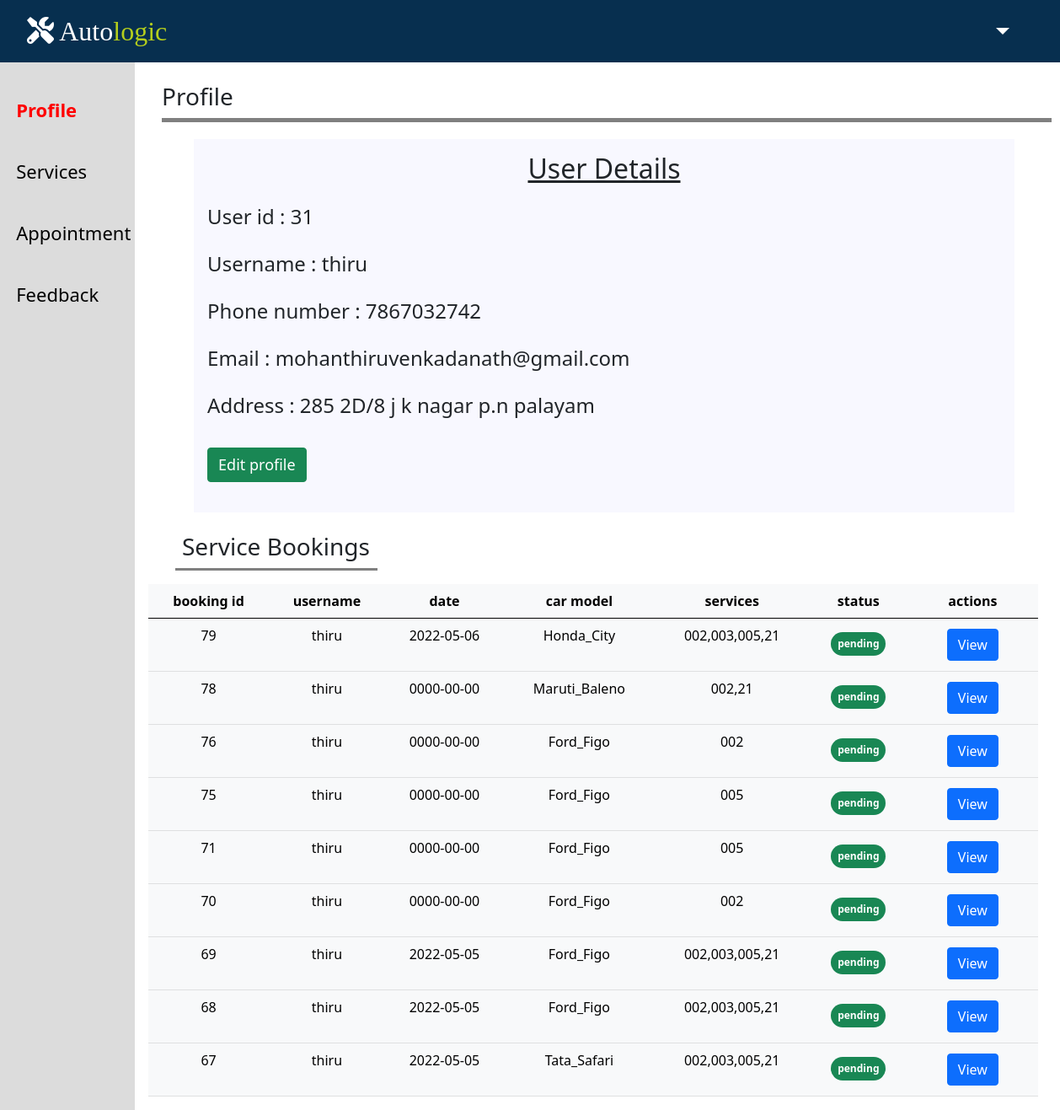
The app's page /client/client-profile.php?profile=thiru with its own data.
### tables this page shows
CREATE TABLE `users` (
  `id` int(100) NOT NULL,
  `username` varchar(100) NOT NULL,
  `number` varchar(10) NOT NULL,
  `email` varchar(100) NOT NULL,
  `address` varchar(100) NOT NULL,
  `password` varchar(10) NOT NULL
);

CREATE TABLE `booking` (
  `booking_id` int(100) NOT NULL,
  `username` varchar(100) NOT NULL,
  `number` varchar(10) NOT NULL,
  `email` varchar(100) NOT NULL,
  `address` varchar(100) NOT NULL,
  `date` date NOT NULL,
  `car_manufacturer` varchar(100) NOT NULL,
  `car_model` varchar(100) NOT NULL,
  `car_reg_num` varchar(20) NOT NULL,
  `kilo_met_driven` varchar(10) NOT NULL,
  `services` varchar(100) NOT NULL,
  `pickup_drop` varchar(10) NOT NULL,
  `status` varchar(15) NOT NULL DEFAULT 'pending',
  `booking_time` varchar(100) NOT NULL DEFAULT current_timestamp()
);

### client/client-profile.php (the view, shortened to what this page needs)
<?php
    $connection = mysqli_connect('localhost', 'root', '', 'service_appointment') or die("connection failed") . mysqli_connect_error();
    if(isset($_GET['profile'])){
      $username = $_GET['profile'];
      $sql = "SELECT * FROM `users` WHERE `username` = '$username'";
      $query = mysqli_query($connection,$sql);
      $profile = mysqli_fetch_assoc($query);
      $id = $profile['id'];
      $number = $profile['number'];
      $email = $profile['email'];
      $address = $profile['address'];
    }
?>
<!doctype html>
<html lang="en">
  <head>
    <link rel="stylesheet" href="./styles/client-profile.css">
    <link rel="stylesheet" href="https://cdn.jsdelivr.net/npm/bootstrap@5.0.2/dist/css/bootstrap.min.css">
  </head>
  <body>
  <?php include "../basic/client-header.php" ?>
  <?php include "../basic/client-sidebar.php" ?>
  <div class="profile">
  <div class="profile_heading">
            <h3>Profile</h3>
   </div>
    <div class="user-details ml-3  p-3">
      <?php echo "
      <h2>User Details</h2>
      <p>User id : $id</p>
      <p>Username : $username</p>
      <p>Phone number : $number</p>
      <p>Email : $email</p>
      <p>Address : $address</p>
      <a href='./crud/profile_update.php?useredit=$id'>
      <button class='btn btn-success mt-3' type='submit' data-bs-toggle='modal' data-bs-target='#staticBackdrop'>Edit profile</button>
      </a>
     "?>
    </div>
  </div>
  <table class="table table-light table-hover text-center my-3">
  <h3 class="booking mt-3">Service Bookings</h3>
            <thead>
                <tr class="bg-light">
                    <th>booking id</th>
                    <th>username</th>
                    <th>date</th>
                    <th>car model</th>
                    <th>services</th>
                    <th>status</th>
                    <th>actions</th>
                </tr>
            </thead>
            <tbody>
                <?php
                $connection = mysqli_connect('localhost', 'root', '', 'service_appointment') or die("failed") . mysqli_connect_error();
                $sql = ("SELECT * FROM `booking` WHERE `username` = '$username' ORDER by `booking_id` DESC");
                $result = mysqli_query($connection, $sql);
                if ($result) {
                    while ($row = mysqli_fetch_assoc($result)) {
                        $booking_id = $row['booking_id'];
                        $username = $row['username'];
                        $date = $row['date'];
                        $car_model = $row['car_model'];
                        $services = $row['services'];
                        $status = $row['status'];
                        echo "
                <tr>
                <td>$booking_id</td>
                <td>$username</td>
                <td>$date</td>
                <td>$car_model</td>
                <td>$services</td>
                <td><span class='badge rounded-pill bg-success mt-2 p-2'>$status</span></td>
                <td>
                <a class='dropdown-item' href='./booking_details.php?booking_id=$booking_id&profile=$username'>
                <button class='btn btn-primary'>View</button>
                </a>
                </td>
                </tr>
             ";
                    }
                }
                ?>
            </tbody>
        </table>
  </body>
</html>

### client/styles/client-profile.css (style rules this page uses)
.profile { margin-left: 11rem !important; }
.user-details { margin-top: 20px; margin-left: auto; margin-right: auto; height: fit-content; width: 90%; padding: 16px; background-color: ghostwhite; }
.user-details p { margin-top: 20px; font-size: 24px !important; font-weight: 500; }
.user-details .btn { margin-bottom: 20px; font-size: 18px; }
.user-details h2 { text-align: center; text-decoration: underline; }
.profile_heading { margin-top: 1.5rem; margin-left: 1rem; width: 66rem !important; border-bottom: 5px solid gray; }
table { margin-left: 11rem; width: 66rem !important; padding: 16px; }
.booking { margin-left: 13rem; text-transform: capitalize; border-bottom: 3px solid gray; width: 15rem; padding: 8px; }

### basic/client-header.php (style rules this page uses)
span { color: #B4CE1D; }

### records on screen
users: id "31", number "7867032742", email "mohanthiruvenkadanath@gmail.com", address "285 2D/8 j k nagar p.n palayam"
booking: booking_id "79", username "thiru", date "2022-05-06", car_model "Honda_City", services "002,003,005,21", status "pending"
booking: booking_id "78", username "thiru", date "0000-00-00", car_model "Maruti_Baleno", services "002,21", status "pending"
booking: booking_id "76", username "thiru", date "0000-00-00", car_model "Ford_Figo", services "002", status "pending"
booking: booking_id "75", username "thiru", date "0000-00-00", car_model "Ford_Figo", services "005", status "pending"
booking: booking_id "71", username "thiru", date "0000-00-00", car_model "Ford_Figo", services "005", status "pending"
booking: booking_id "70", username "thiru", date "0000-00-00", car_model "Ford_Figo", services "002", status "pending"
booking: booking_id "69", username "thiru", date "2022-05-05", car_model "Ford_Figo", services "002,003,005,21", status "pending"
booking: booking_id "68", username "thiru", date "2022-05-05", car_model "Ford_Figo", services "002,003,005,21", status "pending"
booking: booking_id "67", username "thiru", date "2022-05-05", car_model "Tata_Safari", services "002,003,005,21", status "pending"

### other values on screen
$username "thiru"
